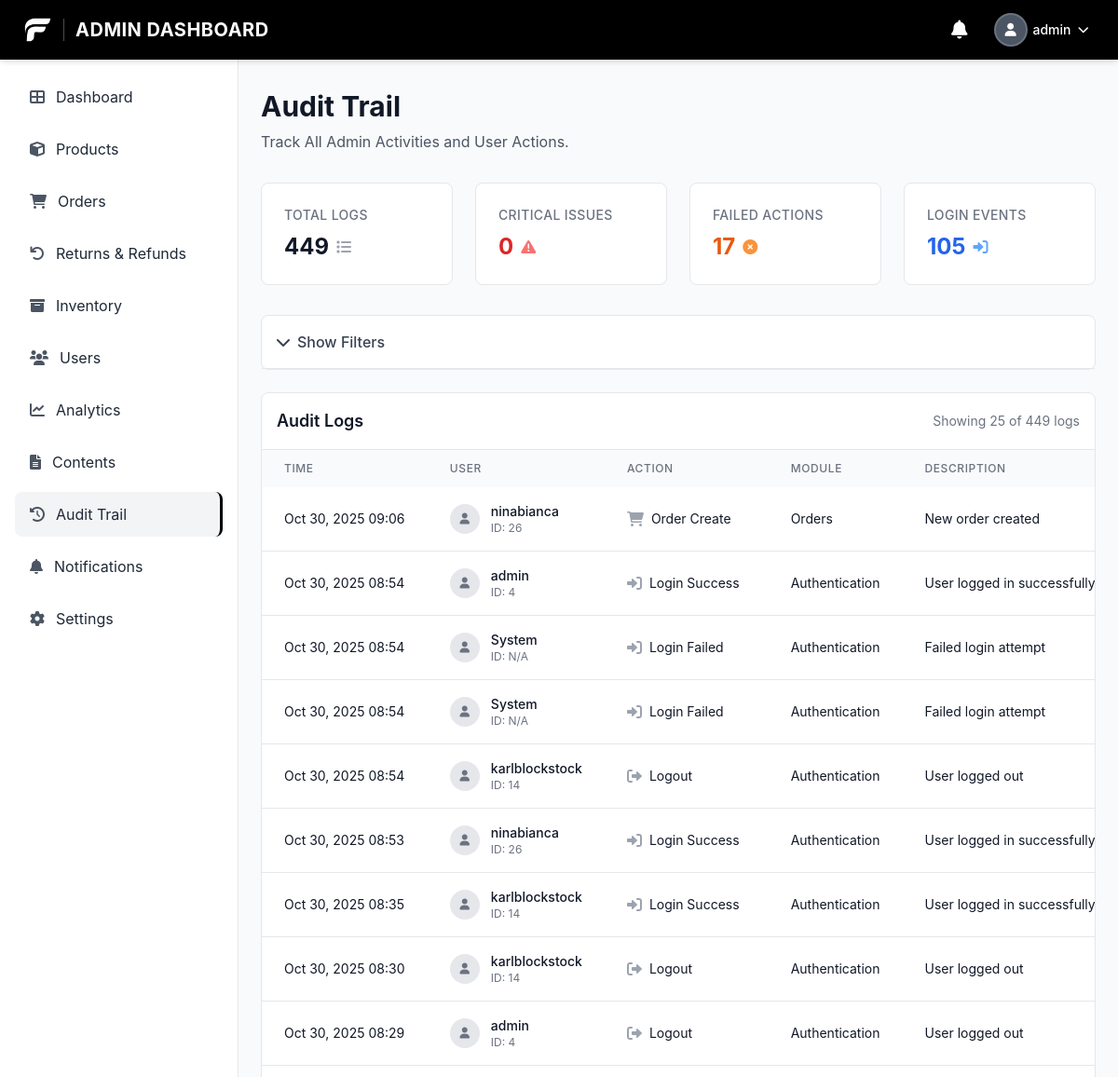
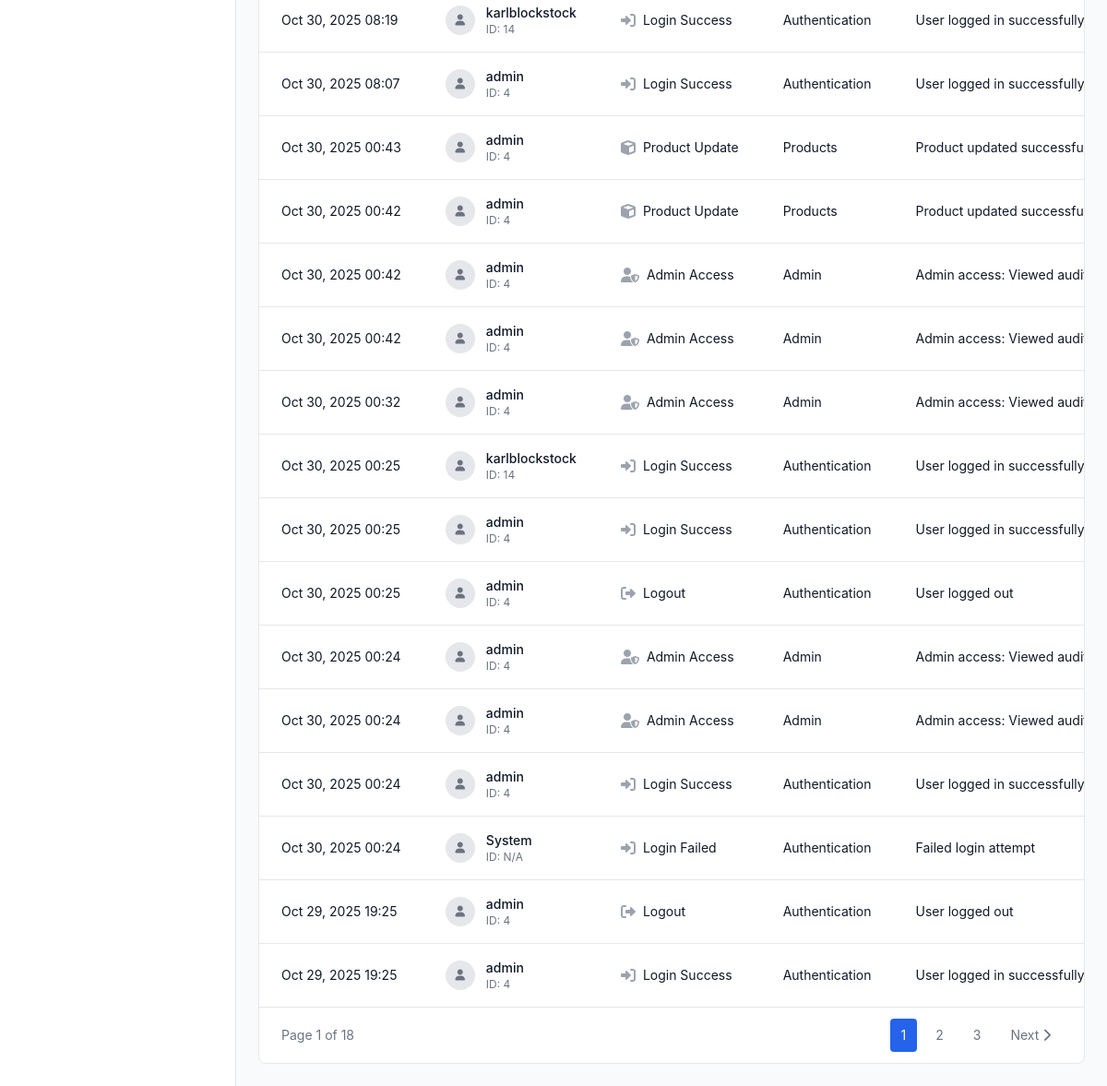
/admin/audit_logs.php (signed in), run on an earlier commit of the app's database (2 pictures, top to bottom).
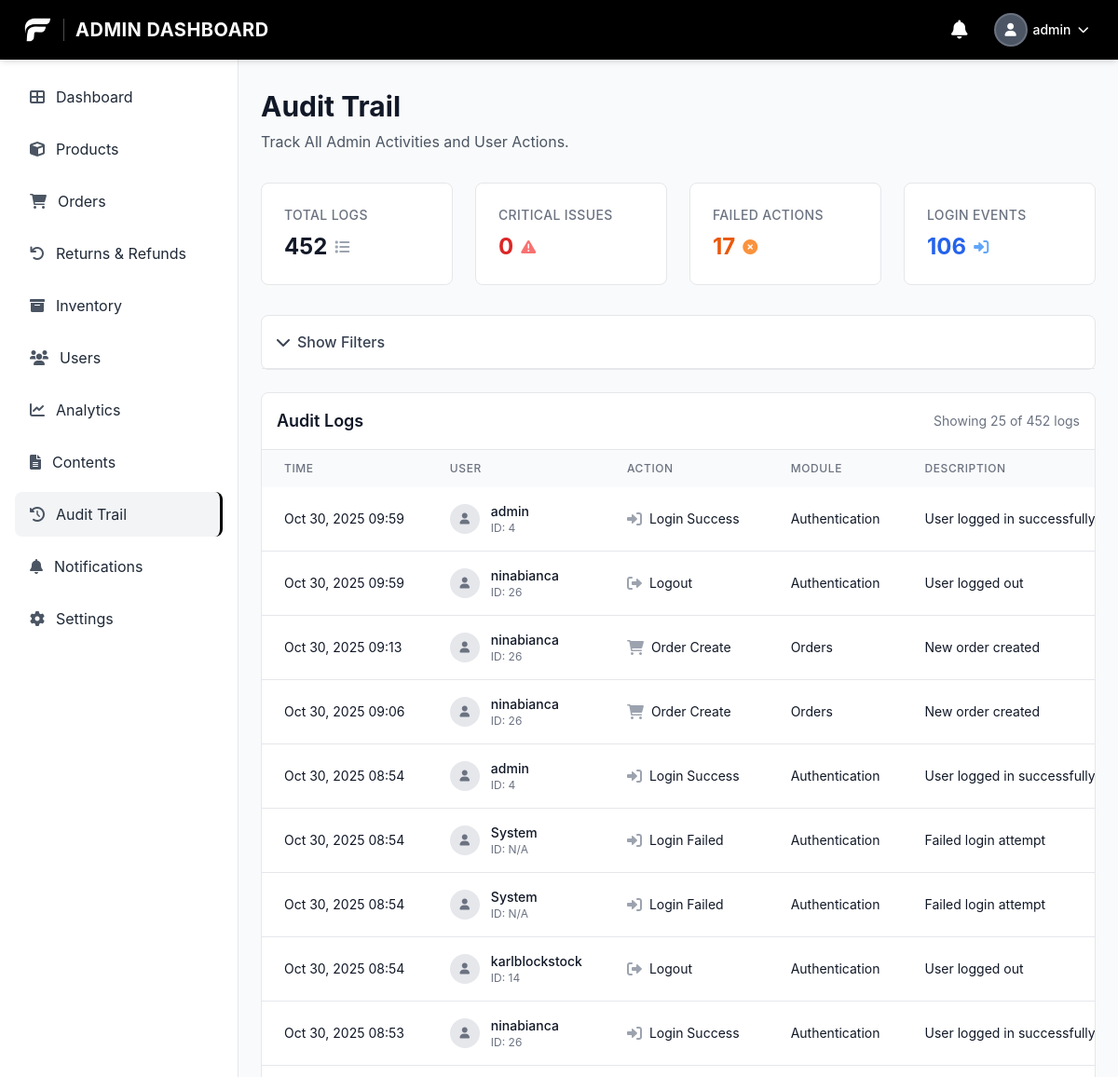
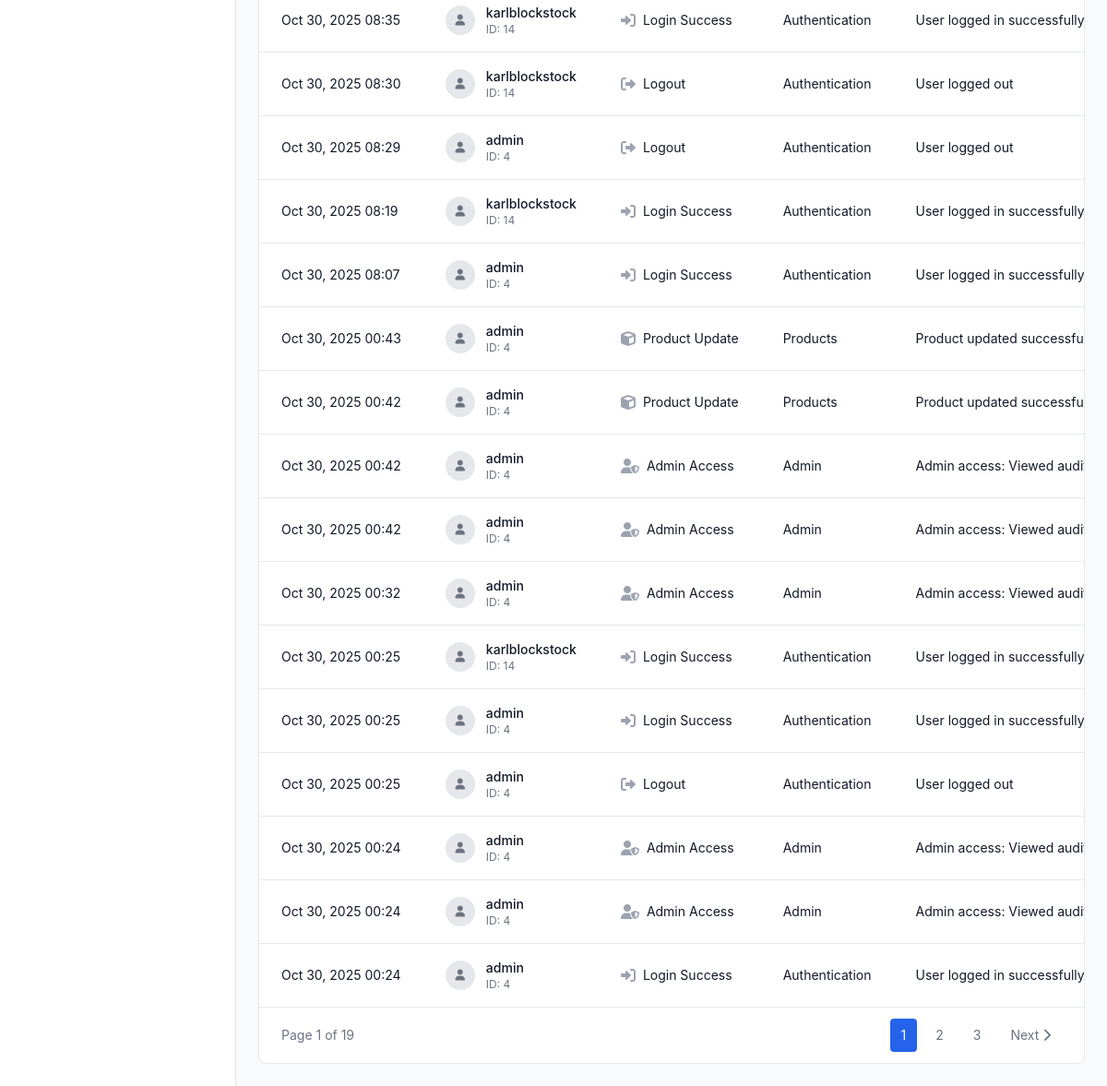
And on a later commit of the database (2 pictures, top to bottom).
### tables this page shows
CREATE TABLE `audit_logs` (
  `audit_id` bigint(20) UNSIGNED NOT NULL,
  `user_id` bigint(20) UNSIGNED DEFAULT NULL COMMENT 'ID of the user who performed the action',
  `username` varchar(100) DEFAULT NULL COMMENT 'Username for quick reference',
  `action_type` enum('login_success','login_failed','logout','password_change','password_reset_request','password_reset_complete','profile_update','user_create','user_update','user_delete','user_status_change','product_create','product_update','product_delete','product_status_change','inventory_adjustment','order_create','order_update','order_status_change','order_cancel','order_refund','payment_process','payment_refund','promo_create','promo_update','promo_delete','promo_status_change','category_create','category_update','category_delete','subcategory_create','subcategory_update','subcategory_delete','shipping_fee_update','system_settings_change','admin_access','data_export','data_import','content_create','content_update','content_delete','content_archive','content_publish','other') NOT NULL COMMENT 'Type of action performed',
  `module` varchar(50) NOT NULL COMMENT 'Module/feature where action occurred (e.g., users, products, orders)',
  `description` text NOT NULL COMMENT 'Detailed description of the action',
  `old_values` longtext DEFAULT NULL COMMENT 'JSON of old values before change',
  `new_values` longtext DEFAULT NULL COMMENT 'JSON of new values after change',
  `ip_address` varchar(45) DEFAULT NULL COMMENT 'IP address of the user',
  `user_agent` text DEFAULT NULL COMMENT 'User agent string',
  `reference_id` bigint(20) UNSIGNED DEFAULT NULL COMMENT 'ID of the record being modified (e.g., product_id, order_id)',
  `reference_type` varchar(50) DEFAULT NULL COMMENT 'Type of reference (e.g., product, order, user)',
  `severity` enum('low','medium','high','critical') NOT NULL DEFAULT 'low' COMMENT 'Severity level of the action',
  `status` enum('success','failed','warning') NOT NULL DEFAULT 'success' COMMENT 'Status of the action',
  `created_at` timestamp NOT NULL DEFAULT current_timestamp()
);

### admin/audit_logs.php (the view, shortened to what the changed rows need)
<?php
require_once '../config/database.php';
require_once '../config/audit_logger.php';
require_once '../includes/admin_sidebar.php';
$pdo = getDBConnection();
$auditLogger = new AuditLogger();
$auditLogger->logAdminAccess('Viewed audit logs', 'Accessed audit trail page');
$filters = [
    'user_id' => $_GET['user_id'] ?? '',
    'action_type' => $_GET['action_type'] ?? '',
    'module' => $_GET['module'] ?? '',
    'severity' => $_GET['severity'] ?? '',
    'date_from' => $_GET['date_from'] ?? '',
    'date_to' => $_GET['date_to'] ?? '',
    'search' => $_GET['search'] ?? ''
];
$filters = array_filter($filters, function($value) {
    return $value !== '';
});
$page = max(1, (int)($_GET['page'] ?? 1));
$limit = 25;
$offset = ($page - 1) * $limit;
$logs = $auditLogger->getLogs($filters, $limit, $offset);
$stats = $auditLogger->getLogStats($filters);
$countSql = "SELECT COUNT(*) FROM audit_logs";
$countParams = [];
$countStmt = $pdo->prepare($countSql);
$countStmt->execute($countParams);
$totalLogs = $countStmt->fetchColumn();
$totalPages = ceil($totalLogs / $limit);
function getActionTypeIcon($actionType) {
    if (strpos($actionType, 'login') !== false) return 'fas fa-sign-in-alt';
    if (strpos($actionType, 'logout') !== false) return 'fas fa-sign-out-alt';
    if (strpos($actionType, 'product') !== false) return 'fas fa-cube';
    if (strpos($actionType, 'order') !== false) return 'fas fa-shopping-cart';
    if (strpos($actionType, 'admin') !== false) return 'fas fa-user-shield';
    return 'fas fa-circle';
}
?>
<!DOCTYPE html>
<html lang="en">
<head>
    <script src="https://cdn.tailwindcss.com"></script>
    <link href="https://cdnjs.cloudflare.com/ajax/libs/font-awesome/6.0.0/css/all.min.css" rel="stylesheet">
    <link rel="stylesheet" href="../css/style.css">
</head>
<body class="font-body bg-gray-50">
    <?php require_once '../includes/admin_header.php'; ?>
    <?php renderAdminSidebar('audit_logs'); ?>
    <main class="ml-64 pt-16 pb-6 px-6 pt-24">
        <div class="mb-8">
            <h1 class="text-3xl font-bold text-gray-900 mb-2">Audit Trail</h1>
        </div>
        <div class="grid grid-cols-1 md:grid-cols-2 lg:grid-cols-4 gap-6 mb-8">
            <div class="stats-card bg-white rounded-lg p-6">
                <div class="flex items-center justify-between">
                    <div>
                        <div class="flex items-center mt-2">
                            <span class="text-2xl font-bold text-gray-900"><?php echo number_format($stats['total_logs']); ?></span>
                            <i class="fas fa-list text-gray-400 ml-2"></i>
                        </div>
                    </div>
                </div>
            </div>
            <div class="stats-card bg-white rounded-lg p-6">
                <div class="flex items-center justify-between">
                    <div>
                        <div class="flex items-center mt-2">
                            <span class="text-2xl font-bold text-blue-600"><?php echo number_format($stats['login_logs']); ?></span>
                            <i class="fas fa-sign-in-alt text-blue-400 ml-2"></i>
                        </div>
                    </div>
                </div>
            </div>
        </div>
        <div class="bg-white rounded-lg border border-gray-200 overflow-hidden">
            <div class="p-4 border-b border-gray-200 flex items-center justify-between">
                <h3 class="text-lg font-semibold text-gray-900">Audit Logs</h3>
                <div class="text-sm text-gray-500">
                    Showing <?php echo count($logs); ?> of <?php echo number_format($totalLogs); ?> logs
                </div>
            </div>
            <?php if (empty($logs)): ?>
                <div class="text-center py-12">
                    <i class="fas fa-history text-4xl text-gray-300 mb-4"></i>
                    <p class="text-gray-500 text-lg">No audit logs found</p>
                    <p class="text-gray-400 text-sm">Try adjusting your filters or check back later</p>
                </div>
            <?php else: ?>
                <div class="overflow-x-auto">
                    <table class="w-full">
                        <thead class="bg-gray-50">
                            <tr>
                                <th class="px-6 py-3 text-left text-xs font-medium text-gray-500 uppercase tracking-wider">Time</th>
                                <th class="px-6 py-3 text-left text-xs font-medium text-gray-500 uppercase tracking-wider">User</th>
                                <th class="px-6 py-3 text-left text-xs font-medium text-gray-500 uppercase tracking-wider">Action</th>
                                <th class="px-6 py-3 text-left text-xs font-medium text-gray-500 uppercase tracking-wider">Module</th>
                                <th class="px-6 py-3 text-left text-xs font-medium text-gray-500 uppercase tracking-wider">Description</th>
                            </tr>
                        </thead>
                        <tbody class="bg-white divide-y divide-gray-200">
                            <?php foreach ($logs as $log): ?>
                                <tr class="log-row">
                                    <td class="px-6 py-4 whitespace-nowrap text-sm text-gray-900">
                                        <?php echo date('M j, Y H:i', strtotime($log['created_at'])); ?>
                                    </td>
                                    <td class="px-6 py-4 whitespace-nowrap">
                                        <div class="flex items-center">
                                            <div class="w-8 h-8 bg-gray-200 rounded-full flex items-center justify-center mr-3">
                                                <i class="fas fa-user text-gray-500 text-xs"></i>
                                            </div>
                                            <div>
                                                <div class="text-sm font-medium text-gray-900">
                                                    <?php echo htmlspecialchars($log['username'] ?: 'System'); ?>
                                                </div>
                                                <div class="text-xs text-gray-500">
                                                    ID: <?php echo $log['user_id'] ?: 'N/A'; ?>
                                                </div>
                                            </div>
                                        </div>
                                    </td>
                                    <td class="px-6 py-4 whitespace-nowrap">
                                        <div class="flex items-center">
                                            <i class="<?php echo getActionTypeIcon($log['action_type']); ?> text-gray-400 mr-2"></i>
                                            <span class="text-sm text-gray-900">
                                                <?php echo ucwords(str_replace('_', ' ', $log['action_type'])); ?>
                                            </span>
                                        </div>
                                    </td>
                                    <td class="px-6 py-4 whitespace-nowrap text-sm text-gray-900">
                                        <?php echo ucwords(str_replace('_', ' ', $log['module'])); ?>
                                    </td>
                                    <td class="px-6 py-4 text-sm text-gray-900 max-w-xs truncate">
                                        <?php echo htmlspecialchars($log['description']); ?>
                                    </td>
                                </tr>
                            <?php endforeach; ?>
                        </tbody>
                    </table>
                </div>
                <?php if ($totalPages > 1): ?>
                    <div class="px-6 py-3 border-t border-gray-200 flex items-center justify-between">
                        <div class="text-sm text-gray-500">
                            Page <?php echo $page; ?> of <?php echo $totalPages; ?>
                        </div>
                        <div class="flex items-center space-x-2">
                            <?php for ($i = max(1, $page - 2); $i <= min($totalPages, $page + 2); $i++): ?>
                                <a href="?<?php echo http_build_query(array_merge($_GET, ['page' => $i])); ?>" class="px-3 py-2 text-sm <?php echo $i == $page ? 'bg-blue-600 text-white' : 'text-gray-500 hover:text-gray-700 hover:bg-gray-100'; ?> rounded">
                                    <?php echo $i; ?>
                                </a>
                            <?php endfor; ?>
                            <?php if ($page < $totalPages): ?>
                                <a href="?<?php echo http_build_query(array_merge($_GET, ['page' => $page + 1])); ?>" class="px-3 py-2 text-sm text-gray-500 hover:text-gray-700 hover:bg-gray-100 rounded">
                                    Next <i class="fas fa-chevron-right"></i>
                                </a>
                            <?php endif; ?>
                        </div>
                    </div>
                <?php endif; ?>
            <?php endif; ?>
        </div>
    </main>
</body>
</html>

### includes/admin_sidebar.php
<?php
function renderAdminSidebar($current_page = 'dashboard') {
    $role = $_SESSION['role'] ?? 'customer';
    $menu_items = [
        [
            'module' => 'dashboard',
            'href' => 'dashboard.php',
            'icon' => 'fa-th-large',
            'text' => 'Dashboard',
            'accessible_to' => ['admin', 'manager', 'staff']
        ],
        [
            'module' => 'products',
            'href' => 'product.php',
            'icon' => 'fa-cube',
            'text' => 'Products',
            'accessible_to' => ['admin']
        ],
        [
            'module' => 'orders',
            'href' => 'orders.php',
            'icon' => 'fa-shopping-cart',
            'text' => 'Orders',
            'accessible_to' => ['admin', 'staff']
        ],
        [
            'module' => 'returns',
            'href' => 'returns.php',
            'icon' => 'fa-undo',
            'text' => 'Returns & Refunds',
            'accessible_to' => ['admin', 'staff']
        ],
        [
            'module' => 'inventory',
            'href' => 'inventory.php',
            'icon' => 'fa-archive',
            'text' => 'Inventory',
            'accessible_to' => ['admin', 'staff']
        ],
        [
            'module' => 'users',
            'href' => 'users.php',
            'icon' => 'fa-users',
            'text' => 'Users',
            'accessible_to' => ['admin']
        ],
        [
            'module' => 'analytics',
            'href' => 'analytics.php',
            'icon' => 'fa-chart-line',
            'text' => 'Analytics',
            'accessible_to' => ['admin', 'manager']
        ],
        [
            'module' => 'content',
            'href' => 'content.php',
            'icon' => 'fa-file-alt',
            'text' => 'Contents',
            'accessible_to' => ['admin']
        ],
        [
            'module' => 'audit_logs',
            'href' => 'audit_logs.php',
            'icon' => 'fa-history',
            'text' => 'Audit Trail',
            'accessible_to' => ['admin']
        ],
        [
            'module' => 'notifications',
            'href' => 'notifications.php',
            'icon' => 'fa-bell',
            'text' => 'Notifications',
            'accessible_to' => ['admin', 'manager', 'staff']
        ],
        [
            'module' => 'settings',
            'href' => 'settings.php',
            'icon' => 'fa-cog',
            'text' => 'Settings',
            'accessible_to' => ['admin', 'manager', 'staff']
        ]
    ];
    ?>
    <aside class="fixed left-0 top-16 bottom-0 w-64 bg-white border-r border-gray-200 overflow-y-auto">
        <nav class="p-4">
            <ul class="space-y-2">
                <?php foreach ($menu_items as $item): ?>
                    <?php if (in_array($role, $item['accessible_to'])): ?>
                    <li>
                        <a href="<?php echo htmlspecialchars($item['href']); ?>"
                           class="sidebar-item <?php echo ($current_page === $item['module'] ? 'active' : ''); ?> flex items-center space-x-3 px-4 py-3 rounded-lg text-gray-800">
                            <i class="fas <?php echo htmlspecialchars($item['icon']); ?> text-gray-600"></i>
                            <span><?php echo htmlspecialchars($item['text']); ?></span>
                        </a>
                    </li>
                    <?php endif; ?>
                <?php endforeach; ?>
            </ul>
        </nav>
    </aside>
    <?php
}
?>

What changed in the data, as far as the page shows it:
no longer on this page (row unchanged): audit_logs: created_at "Oct 30, 2025 00:24", username "System", user "N/A", action_type "Login Failed", module "Authentication", description "Failed login attempt"
no longer on this page (row unchanged): audit_logs: created_at "Oct 29, 2025 19:25", username "admin", user "4", action_type "Logout", module "Authentication", description "User logged out"
no longer on this page (row unchanged): audit_logs: created_at "Oct 29, 2025 19:25", username "admin", user "4", action_type "Login Success", module "Authentication", description "User logged in successfully"
added audit_logs: created_at "Oct 30, 2025 09:59", username "admin", user "4", action_type "Login Success", module "Authentication", description "User logged in successfully"
added audit_logs: created_at "Oct 30, 2025 09:59", username "ninabianca", user "26", action_type "Logout", module "Authentication", description "User logged out"
added audit_logs: created_at "Oct 30, 2025 09:13", username "ninabianca", user "26", action_type "Order Create", module "Orders", description "New order created"
Also different on the page:
$stats['total_logs']: "449" → "452"
$stats['login_logs']: "105" → "106"
$totalLogs: "449" → "452"
$totalPages: "18" → "19"
